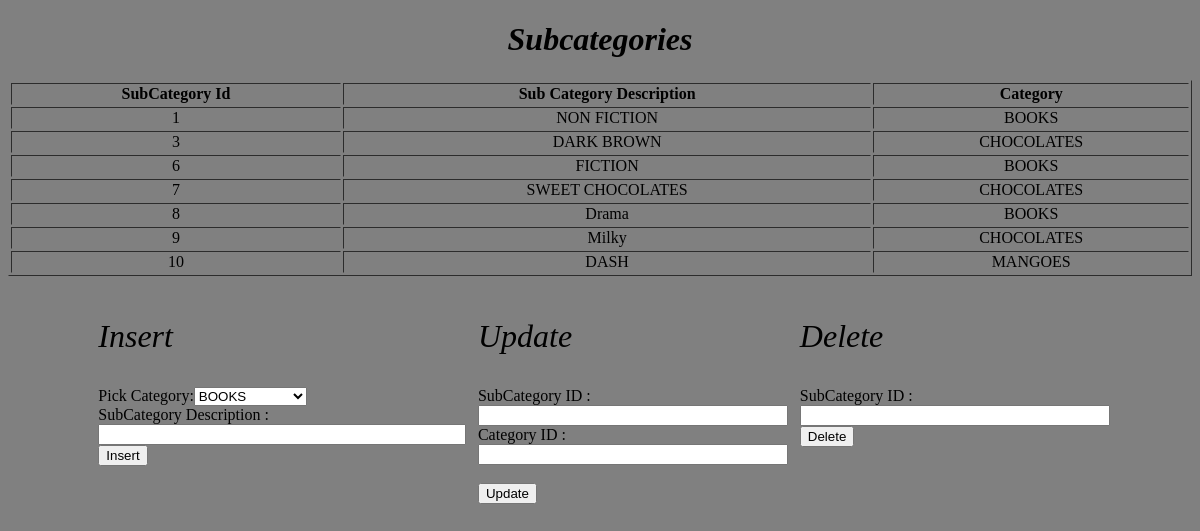
The page /subcategories.php on the database its author committed.
### tables this page shows
CREATE TABLE `Subcategory` (
  `Category_ID` int(11) NOT NULL,
  `Description` varchar(150) NOT NULL,
  `SubCategory_ID` int(11) NOT NULL
);

CREATE TABLE `Category` (
  `Category_ID` int(11) NOT NULL,
  `Category_Description` varchar(11) NOT NULL
);

### subcategories.php (the view, shortened to what this page needs)
<?php include 'connection.php';?>
<!DOCTYPE html>
<html>
<head>
  <link rel="stylesheet" type="text/css" href="categories.css">
</head>
<body style="background-color:grey;">
<?php
$catsub = mysqli_query($connection,"SELECT Subcategory.SubCategory_ID ,Category.Category_Description , Subcategory.Description as Description FROM Category,Subcategory WHERE Category.Category_ID = Subcategory.Category_ID");
$categoryz = mysqli_query($connection,"SELECT Category_Description FROM Category ");
?>
<h1 style="font-style: italic; font-size: 32px;">Subcategories</h1>
<table border="1">
            <tr>
                <th>SubCategory Id</th>
                <th>Sub Category Description</th>
                <th>Category </th>
            </tr>
          <?php while($subcategory = mysqli_fetch_array($catsub)) { ?>
               <tr>
               	<td> <?php echo $subcategory['SubCategory_ID']; ?>   </td>
                	<td> <?php echo $subcategory['Description']; ?>   </td>
						<td> <?php echo $subcategory['Category_Description']; ?>   </td>
                </tr>
            <?php } ?>
             </table>
<div class = "container">
    <div class = "insert">
        <p style="font-style: italic; font-size: 32px;"> Insert</p>
<form action= "subcategoryqueries.php?action=1" method = "post">
Pick Category:<?php
echo '<select name = "pickCategory" id ="pickCategory">';
  while($row =  mysqli_fetch_array($categoryz)){
  echo "<option value='" . $row['Category_Description'] ."'>" . $row['Category_Description'] ."</option>";
}
echo '</select>';
echo '<br>';
?>
SubCategory Description  : <input type = "text" name="subCategory_Description"/><br>
  <button type="submit">Insert</button>
</form>
</div>
<div class= "update">
     <p style="font-style: italic; font-size: 32px;">Update</p>
<form action= "subcategoryqueries.php?action=2" method = "post">
SubCategory ID : <input type = "text" name="subcategory_ID"/><br>
Category ID : <input type = "text" name="category_ID"/><br>
<br>
  <button type="submit">Update</button>
</form>
</div>
<div class ="delete">
     <p style="font-style: italic; font-size: 32px;">Delete</p>
<form action= "subcategoryqueries.php?action=3" method = "post">
SubCategory ID : <input type = "text" name="subcategory_ID"/><br>
  <button type="submit">Delete</button>
</form>
</div>
</div>
</body>
</html>

### categories.css (style rules this page uses)
.container { display:flex; justify-content:center; clear :both; }
.container input { width:100%; clear:both; }
.container > div { margin:10px; }
p { font-size: 32px; }
table,h1 { width:100%; text-align:center; }

### rows shown on the page
subcategory: SubCategory_ID "1", Description "NON FICTION", Category_ID.Category_Description "BOOKS"
subcategory: SubCategory_ID "3", Description "DARK BROWN", Category_ID.Category_Description "CHOCOLATES"
subcategory: SubCategory_ID "6", Description "FICTION", Category_ID.Category_Description "BOOKS"
subcategory: SubCategory_ID "7", Description "SWEET CHOCOLATES", Category_ID.Category_Description "CHOCOLATES"
subcategory: SubCategory_ID "8", Description "Drama", Category_ID.Category_Description "BOOKS"
subcategory: SubCategory_ID "9", Description "Milky", Category_ID.Category_Description "CHOCOLATES"
subcategory: SubCategory_ID "10", Description "DASH", Category_ID.Category_Description "MANGOES"

### other values the page prints
form field pickCategory "BOOKS"
